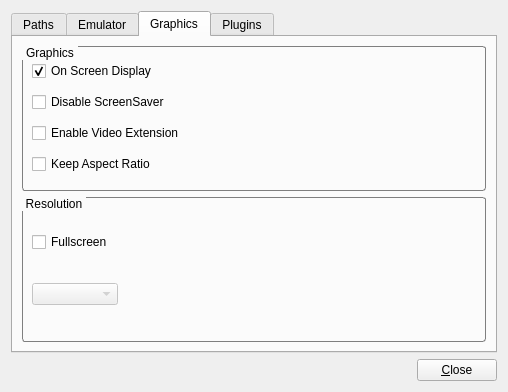
<?xml version="1.0" encoding="UTF-8"?>
<ui version="4.0">
 <class>Settings</class>
 <widget class="QWidget" name="Settings">
  <property name="geometry">
   <rect>
    <x>0</x>
    <y>0</y>
    <width>508</width>
    <height>392</height>
   </rect>
  </property>
  <property name="windowTitle">
   <string>Settings</string>
  </property>
  <layout class="QGridLayout" name="gridLayout">
   <item row="1" column="0">
    <layout class="QHBoxLayout" name="horizontalLayout_2">
     <item>
      <spacer name="horizontalSpacer">
       <property name="orientation">
        <enum>Qt::Horizontal</enum>
       </property>
       <property name="sizeHint" stdset="0">
        <size>
         <width>368</width>
         <height>20</height>
        </size>
       </property>
      </spacer>
     </item>
     <item>
      <widget class="QPushButton" name="closeButton">
       <property name="text">
        <string>&amp;Close</string>
       </property>
      </widget>
     </item>
    </layout>
   </item>
   <item row="0" column="0">
    <widget class="QTabWidget" name="tabWidget">
     <property name="tabShape">
      <enum>QTabWidget::Rounded</enum>
     </property>
     <property name="currentIndex">
      <number>2</number>
     </property>
     <widget class="QWidget" name="tab_1">
      <attribute name="title">
       <string>Paths</string>
      </attribute>
      <layout class="QGridLayout" name="gridLayout_3">
       <item row="0" column="0">
        <layout class="QGridLayout" name="gridLayout_2">
         <item row="0" column="0">
          <widget class="QGroupBox" name="groupLibrary">
           <property name="sizePolicy">
            <sizepolicy hsizetype="Preferred" vsizetype="Preferred">
             <horstretch>0</horstretch>
             <verstretch>0</verstretch>
            </sizepolicy>
           </property>
           <property name="autoFillBackground">
            <bool>false</bool>
           </property>
           <property name="styleSheet">
            <string notr="true">QGroupBox {
	border: 1px solid #7F7F7F;
	border-radius: 3px;
	margin-top: 1ex; 
 }

QGroupBox::title {
	subcontrol-origin: margin;
	subcontrol-position: top left; 
	padding: 0 2px;
 }</string>
           </property>
           <property name="title">
            <string>Library file</string>
           </property>
           <property name="flat">
            <bool>false</bool>
           </property>
           <property name="checkable">
            <bool>false</bool>
           </property>
           <layout class="QVBoxLayout" name="verticalLayout_6">
            <item>
             <layout class="QHBoxLayout" name="horizontalLayout">
              <item>
               <widget class="QLineEdit" name="pathLibrary"/>
              </item>
              <item>
               <widget class="QPushButton" name="browseLibrary">
                <property name="text">
                 <string>Browse</string>
                </property>
               </widget>
              </item>
             </layout>
            </item>
           </layout>
          </widget>
         </item>
         <item row="1" column="0">
          <widget class="QGroupBox" name="groupPlugins">
           <property name="autoFillBackground">
            <bool>false</bool>
           </property>
           <property name="styleSheet">
            <string notr="true">QGroupBox {
	border: 1px solid #7F7F7F;
	border-radius: 3px;
	margin-top: 1ex; 
 }

QGroupBox::title {
	subcontrol-origin: margin;
	subcontrol-position: top left; 
	padding: 0 2px;
 }</string>
           </property>
           <property name="title">
            <string>Plugins directory</string>
           </property>
           <property name="flat">
            <bool>false</bool>
           </property>
           <property name="checkable">
            <bool>false</bool>
           </property>
           <layout class="QVBoxLayout" name="verticalLayout_7">
            <item>
             <layout class="QHBoxLayout" name="horizontalLayout_7">
              <item>
               <widget class="QLineEdit" name="pathPlugins"/>
              </item>
              <item>
               <widget class="QPushButton" name="browsePlugins">
                <property name="text">
                 <string>Browse</string>
                </property>
               </widget>
              </item>
             </layout>
            </item>
           </layout>
          </widget>
         </item>
         <item row="2" column="0">
          <widget class="QGroupBox" name="groupData">
           <property name="autoFillBackground">
            <bool>false</bool>
           </property>
           <property name="styleSheet">
            <string notr="true">QGroupBox {
	border: 1px solid #7F7F7F;
	border-radius: 3px;
	margin-top: 1ex; 
 }

QGroupBox::title {
	subcontrol-origin: margin;
	subcontrol-position: top left; 
	padding: 0 2px;
 }</string>
           </property>
           <property name="title">
            <string>Data directory</string>
           </property>
           <property name="flat">
            <bool>false</bool>
           </property>
           <property name="checkable">
            <bool>false</bool>
           </property>
           <layout class="QVBoxLayout" name="verticalLayout_8">
            <item>
             <layout class="QHBoxLayout" name="horizontalLayout_3">
              <item>
               <widget class="QLineEdit" name="pathData"/>
              </item>
              <item>
               <widget class="QPushButton" name="browseData">
                <property name="text">
                 <string>Browse</string>
                </property>
               </widget>
              </item>
             </layout>
            </item>
           </layout>
          </widget>
         </item>
         <item row="3" column="0">
          <widget class="QGroupBox" name="groupROM">
           <property name="autoFillBackground">
            <bool>false</bool>
           </property>
           <property name="styleSheet">
            <string notr="true">QGroupBox {
	border: 1px solid #7F7F7F;
	border-radius: 3px;
	margin-top: 1ex; 
 }

QGroupBox::title {
	subcontrol-origin: margin;
	subcontrol-position: top left; 
	padding: 0 2px;
 }</string>
           </property>
           <property name="title">
            <string>ROMs directory</string>
           </property>
           <property name="flat">
            <bool>false</bool>
           </property>
           <property name="checkable">
            <bool>false</bool>
           </property>
           <layout class="QVBoxLayout" name="verticalLayout_9">
            <item>
             <layout class="QHBoxLayout" name="horizontalLayout_4">
              <item>
               <widget class="QLineEdit" name="pathROM"/>
              </item>
              <item>
               <widget class="QPushButton" name="browseROM">
                <property name="text">
                 <string>Browse</string>
                </property>
               </widget>
              </item>
             </layout>
            </item>
           </layout>
          </widget>
         </item>
        </layout>
       </item>
      </layout>
     </widget>
     <widget class="QWidget" name="tab_2">
      <attribute name="title">
       <string>Emulator</string>
      </attribute>
      <layout class="QGridLayout" name="gridLayout_7">
       <item row="0" column="0">
        <widget class="QGroupBox" name="groupEmuMode">
         <property name="sizePolicy">
          <sizepolicy hsizetype="Preferred" vsizetype="Preferred">
           <horstretch>0</horstretch>
           <verstretch>0</verstretch>
          </sizepolicy>
         </property>
         <property name="autoFillBackground">
          <bool>false</bool>
         </property>
         <property name="styleSheet">
          <string notr="true">QGroupBox {
	border: 1px solid #7F7F7F;
	border-radius: 3px;
	margin-top: 1ex;
 }

QGroupBox::title {
	subcontrol-origin: margin;
	subcontrol-position: top left; 
	padding: 0 2px;
 }</string>
         </property>
         <property name="title">
          <string>CPU Core</string>
         </property>
         <property name="flat">
          <bool>false</bool>
         </property>
         <property name="checkable">
          <bool>false</bool>
         </property>
         <zorder>groupEmuMode_2</zorder>
        </widget>
       </item>
       <item row="1" column="0">
        <widget class="QGroupBox" name="groupEmuMode_2">
         <property name="sizePolicy">
          <sizepolicy hsizetype="Preferred" vsizetype="Preferred">
           <horstretch>0</horstretch>
           <verstretch>0</verstretch>
          </sizepolicy>
         </property>
         <property name="autoFillBackground">
          <bool>false</bool>
         </property>
         <property name="styleSheet">
          <string notr="true">QGroupBox {
	border: 1px solid #7F7F7F;
	border-radius: 3px;
	margin-top: 1ex;
 }

QGroupBox::title {
	subcontrol-origin: margin;
	subcontrol-position: top left; 
	padding: 0 2px;
 }</string>
         </property>
         <property name="title">
          <string>Compatibility</string>
         </property>
         <property name="flat">
          <bool>false</bool>
         </property>
         <property name="checkable">
          <bool>false</bool>
         </property>
         <layout class="QGridLayout" name="gridLayout_4">
          <item row="0" column="0" colspan="2">
           <widget class="QCheckBox" name="checkNoCompiledJump">
            <property name="text">
             <string>No Compiled Jump</string>
            </property>
           </widget>
          </item>
          <item row="1" column="0" colspan="2">
           <widget class="QCheckBox" name="checkDisableExtraMem">
            <property name="text">
             <string>Disable Extra Memory</string>
            </property>
           </widget>
          </item>
          <item row="2" column="0">
           <widget class="QCheckBox" name="checkDelaySI">
            <property name="text">
             <string>Delay SI</string>
            </property>
           </widget>
          </item>
          <item row="3" column="0">
           <widget class="QComboBox" name="comboCountPerOp">
            <property name="sizePolicy">
             <sizepolicy hsizetype="Minimum" vsizetype="Fixed">
              <horstretch>0</horstretch>
              <verstretch>0</verstretch>
             </sizepolicy>
            </property>
            <property name="minimumContentsLength">
             <number>0</number>
            </property>
            <item>
             <property name="text">
              <string>0</string>
             </property>
            </item>
            <item>
             <property name="text">
              <string>1</string>
             </property>
            </item>
            <item>
             <property name="text">
              <string>2</string>
             </property>
            </item>
            <item>
             <property name="text">
              <string>3</string>
             </property>
            </item>
            <item>
             <property name="text">
              <string>4</string>
             </property>
            </item>
           </widget>
          </item>
          <item row="3" column="1">
           <widget class="QLabel" name="label_5">
            <property name="sizePolicy">
             <sizepolicy hsizetype="Expanding" vsizetype="Preferred">
              <horstretch>0</horstretch>
              <verstretch>0</verstretch>
             </sizepolicy>
            </property>
            <property name="text">
             <string>cycles per emulated instruction</string>
            </property>
           </widget>
          </item>
         </layout>
        </widget>
       </item>
      </layout>
     </widget>
     <widget class="QWidget" name="tab_4">
      <attribute name="title">
       <string>Graphics</string>
      </attribute>
      <layout class="QGridLayout" name="gridLayout_8">
       <item row="0" column="0">
        <widget class="QGroupBox" name="groupGraphics">
         <property name="sizePolicy">
          <sizepolicy hsizetype="Preferred" vsizetype="Preferred">
           <horstretch>0</horstretch>
           <verstretch>0</verstretch>
          </sizepolicy>
         </property>
         <property name="autoFillBackground">
          <bool>false</bool>
         </property>
         <property name="styleSheet">
          <string notr="true">QGroupBox {
	border: 1px solid #7F7F7F;
	border-radius: 3px;
	margin-top: 1ex;
 }

QGroupBox::title {
	subcontrol-origin: margin;
	subcontrol-position: top left; 
	padding: 0 2px;
 }</string>
         </property>
         <property name="title">
          <string>Graphics</string>
         </property>
         <property name="flat">
          <bool>false</bool>
         </property>
         <property name="checkable">
          <bool>false</bool>
         </property>
         <layout class="QGridLayout" name="gridLayout_5">
          <item row="0" column="0">
           <widget class="QCheckBox" name="checkOSD">
            <property name="text">
             <string>On Screen Display</string>
            </property>
            <property name="checked">
             <bool>true</bool>
            </property>
           </widget>
          </item>
          <item row="1" column="0">
           <widget class="QCheckBox" name="checkDisableScreenSaver">
            <property name="toolTip">
             <string>Disables ScreenSaver when emulator is running</string>
            </property>
            <property name="text">
             <string>Disable ScreenSaver</string>
            </property>
           </widget>
          </item>
          <item row="2" column="0">
           <widget class="QCheckBox" name="checkEnableVidExt">
            <property name="toolTip">
             <string>Enable embedding of OpenGL window. This option needs restart.</string>
            </property>
            <property name="text">
             <string>Enable Video Extension</string>
            </property>
            <property name="checked">
             <bool>false</bool>
            </property>
           </widget>
          </item>
          <item row="3" column="0">
           <widget class="QCheckBox" name="checkKeepAspect">
            <property name="toolTip">
             <string>Maintain aspect-ratio on resizing</string>
            </property>
            <property name="text">
             <string>Keep Aspect Ratio</string>
            </property>
           </widget>
          </item>
         </layout>
        </widget>
       </item>
       <item row="1" column="0">
        <widget class="QGroupBox" name="groupResolution">
         <property name="sizePolicy">
          <sizepolicy hsizetype="Preferred" vsizetype="Preferred">
           <horstretch>0</horstretch>
           <verstretch>0</verstretch>
          </sizepolicy>
         </property>
         <property name="autoFillBackground">
          <bool>false</bool>
         </property>
         <property name="styleSheet">
          <string notr="true">QGroupBox {
	border: 1px solid #7F7F7F;
	border-radius: 3px;
	margin-top: 1ex;
 }

QGroupBox::title {
	subcontrol-origin: margin;
	subcontrol-position: top left; 
	padding: 0 2px;
 }</string>
         </property>
         <property name="title">
          <string>Resolution</string>
         </property>
         <property name="flat">
          <bool>false</bool>
         </property>
         <property name="checkable">
          <bool>false</bool>
         </property>
         <layout class="QGridLayout" name="gridLayout_6">
          <item row="1" column="1">
           <spacer name="horizontalSpacer_2">
            <property name="orientation">
             <enum>Qt::Horizontal</enum>
            </property>
            <property name="sizeHint" stdset="0">
             <size>
              <width>361</width>
              <height>20</height>
             </size>
            </property>
           </spacer>
          </item>
          <item row="1" column="0">
           <widget class="QComboBox" name="comboResolution">
            <property name="enabled">
             <bool>false</bool>
            </property>
            <property name="sizePolicy">
             <sizepolicy hsizetype="Minimum" vsizetype="Fixed">
              <horstretch>0</horstretch>
              <verstretch>0</verstretch>
             </sizepolicy>
            </property>
            <property name="toolTip">
             <string>Used only when video extension is disabled</string>
            </property>
            <property name="minimumContentsLength">
             <number>7</number>
            </property>
           </widget>
          </item>
          <item row="0" column="0">
           <widget class="QCheckBox" name="checkFullscreen">
            <property name="toolTip">
             <string>Fullscreen, used only when video extension is disabled</string>
            </property>
            <property name="text">
             <string>Fullscreen</string>
            </property>
            <property name="checked">
             <bool>false</bool>
            </property>
           </widget>
          </item>
         </layout>
        </widget>
       </item>
      </layout>
     </widget>
     <widget class="QWidget" name="tab_3">
      <attribute name="title">
       <string>Plugins</string>
      </attribute>
      <layout class="QGridLayout" name="gridLayout_9">
       <item row="0" column="0">
        <widget class="QGroupBox" name="groupVideo">
         <property name="autoFillBackground">
          <bool>false</bool>
         </property>
         <property name="styleSheet">
          <string notr="true">QGroupBox {
	border: 1px solid #7F7F7F;
	border-radius: 3px;
	margin-top: 1ex; 
 }

QGroupBox::title {
	subcontrol-origin: margin;
	subcontrol-position: top left; 
	padding: 0 2px;
 }</string>
         </property>
         <property name="title">
          <string>Video</string>
         </property>
         <property name="flat">
          <bool>false</bool>
         </property>
         <property name="checkable">
          <bool>false</bool>
         </property>
         <layout class="QVBoxLayout" name="verticalLayout">
          <item>
           <layout class="QHBoxLayout" name="horizontalLayout_5">
            <item>
             <widget class="QLabel" name="label">
              <property name="text">
               <string/>
              </property>
              <property name="pixmap">
               <pixmap resource="icons.qrc">:/icons/plugins_video.png</pixmap>
              </property>
             </widget>
            </item>
            <item>
             <widget class="QComboBox" name="comboVideo">
              <property name="sizePolicy">
               <sizepolicy hsizetype="Expanding" vsizetype="Fixed">
                <horstretch>0</horstretch>
                <verstretch>0</verstretch>
               </sizepolicy>
              </property>
             </widget>
            </item>
            <item>
             <widget class="QPushButton" name="pushButtonVideo">
              <property name="enabled">
               <bool>false</bool>
              </property>
              <property name="text">
               <string>Configure</string>
              </property>
             </widget>
            </item>
           </layout>
          </item>
         </layout>
        </widget>
       </item>
       <item row="1" column="0">
        <widget class="QGroupBox" name="groupAudio">
         <property name="autoFillBackground">
          <bool>false</bool>
         </property>
         <property name="styleSheet">
          <string notr="true">QGroupBox {
	border: 1px solid #7F7F7F;
	border-radius: 3px;
	margin-top: 1ex; 
 }

QGroupBox::title {
	subcontrol-origin: margin;
	subcontrol-position: top left; 
	padding: 0 2px;
 }</string>
         </property>
         <property name="title">
          <string>Audio</string>
         </property>
         <property name="flat">
          <bool>false</bool>
         </property>
         <property name="checkable">
          <bool>false</bool>
         </property>
         <layout class="QVBoxLayout" name="verticalLayout_3">
          <item>
           <layout class="QHBoxLayout" name="horizontalLayout_6">
            <item>
             <widget class="QLabel" name="label_2">
              <property name="text">
               <string/>
              </property>
              <property name="pixmap">
               <pixmap resource="icons.qrc">:/icons/plugins_audio.png</pixmap>
              </property>
             </widget>
            </item>
            <item>
             <widget class="QComboBox" name="comboAudio">
              <property name="sizePolicy">
               <sizepolicy hsizetype="Expanding" vsizetype="Fixed">
                <horstretch>0</horstretch>
                <verstretch>0</verstretch>
               </sizepolicy>
              </property>
             </widget>
            </item>
            <item>
             <widget class="QPushButton" name="pushButtonAudio">
              <property name="enabled">
               <bool>false</bool>
              </property>
              <property name="text">
               <string>Configure</string>
              </property>
             </widget>
            </item>
           </layout>
          </item>
         </layout>
        </widget>
       </item>
       <item row="2" column="0">
        <widget class="QGroupBox" name="groupInput">
         <property name="autoFillBackground">
          <bool>false</bool>
         </property>
         <property name="styleSheet">
          <string notr="true">QGroupBox {
	border: 1px solid #7F7F7F;
	border-radius: 3px;
	margin-top: 1ex; 
 }

QGroupBox::title {
	subcontrol-origin: margin;
	subcontrol-position: top left; 
	padding: 0 2px;
 }</string>
         </property>
         <property name="title">
          <string>Input</string>
         </property>
         <property name="flat">
          <bool>false</bool>
         </property>
         <property name="checkable">
          <bool>false</bool>
         </property>
         <layout class="QVBoxLayout" name="verticalLayout_4">
          <item>
           <layout class="QHBoxLayout" name="horizontalLayout_8">
            <item>
             <widget class="QLabel" name="label_3">
              <property name="text">
               <string/>
              </property>
              <property name="pixmap">
               <pixmap resource="icons.qrc">:/icons/plugins_input.png</pixmap>
              </property>
             </widget>
            </item>
            <item>
             <widget class="QComboBox" name="comboInput">
              <property name="sizePolicy">
               <sizepolicy hsizetype="Expanding" vsizetype="Fixed">
                <horstretch>0</horstretch>
                <verstretch>0</verstretch>
               </sizepolicy>
              </property>
             </widget>
            </item>
            <item>
             <widget class="QPushButton" name="pushButtonInput">
              <property name="enabled">
               <bool>false</bool>
              </property>
              <property name="text">
               <string>Configure</string>
              </property>
             </widget>
            </item>
           </layout>
          </item>
         </layout>
        </widget>
       </item>
       <item row="3" column="0">
        <widget class="QGroupBox" name="groupRSP">
         <property name="autoFillBackground">
          <bool>false</bool>
         </property>
         <property name="styleSheet">
          <string notr="true">QGroupBox {
	border: 1px solid #7F7F7F;
	border-radius: 3px;
	margin-top: 1ex; 
 }

QGroupBox::title {
	subcontrol-origin: margin;
	subcontrol-position: top left; 
	padding: 0 2px;
 }</string>
         </property>
         <property name="title">
          <string>Rsp</string>
         </property>
         <property name="flat">
          <bool>false</bool>
         </property>
         <property name="checkable">
          <bool>false</bool>
         </property>
         <layout class="QVBoxLayout" name="verticalLayout_5">
          <item>
           <layout class="QHBoxLayout" name="horizontalLayout_9">
            <item>
             <widget class="QLabel" name="label_4">
              <property name="text">
               <string/>
              </property>
              <property name="pixmap">
               <pixmap resource="icons.qrc">:/icons/plugins_rsp.png</pixmap>
              </property>
             </widget>
            </item>
            <item>
             <widget class="QComboBox" name="comboRSP">
              <property name="sizePolicy">
               <sizepolicy hsizetype="Expanding" vsizetype="Fixed">
                <horstretch>0</horstretch>
                <verstretch>0</verstretch>
               </sizepolicy>
              </property>
             </widget>
            </item>
            <item>
             <widget class="QPushButton" name="pushButtonRSP">
              <property name="enabled">
               <bool>false</bool>
              </property>
              <property name="text">
               <string>Configure</string>
              </property>
             </widget>
            </item>
           </layout>
          </item>
         </layout>
        </widget>
       </item>
      </layout>
     </widget>
    </widget>
   </item>
  </layout>
 </widget>
 <resources>
  <include location="icons.qrc"/>
 </resources>
 <connections>
  <connection>
   <sender>closeButton</sender>
   <signal>clicked()</signal>
   <receiver>Settings</receiver>
   <slot>close()</slot>
   <hints>
    <hint type="sourcelabel">
     <x>491</x>
     <y>406</y>
    </hint>
    <hint type="destinationlabel">
     <x>271</x>
     <y>214</y>
    </hint>
   </hints>
  </connection>
 </connections>
</ui>
